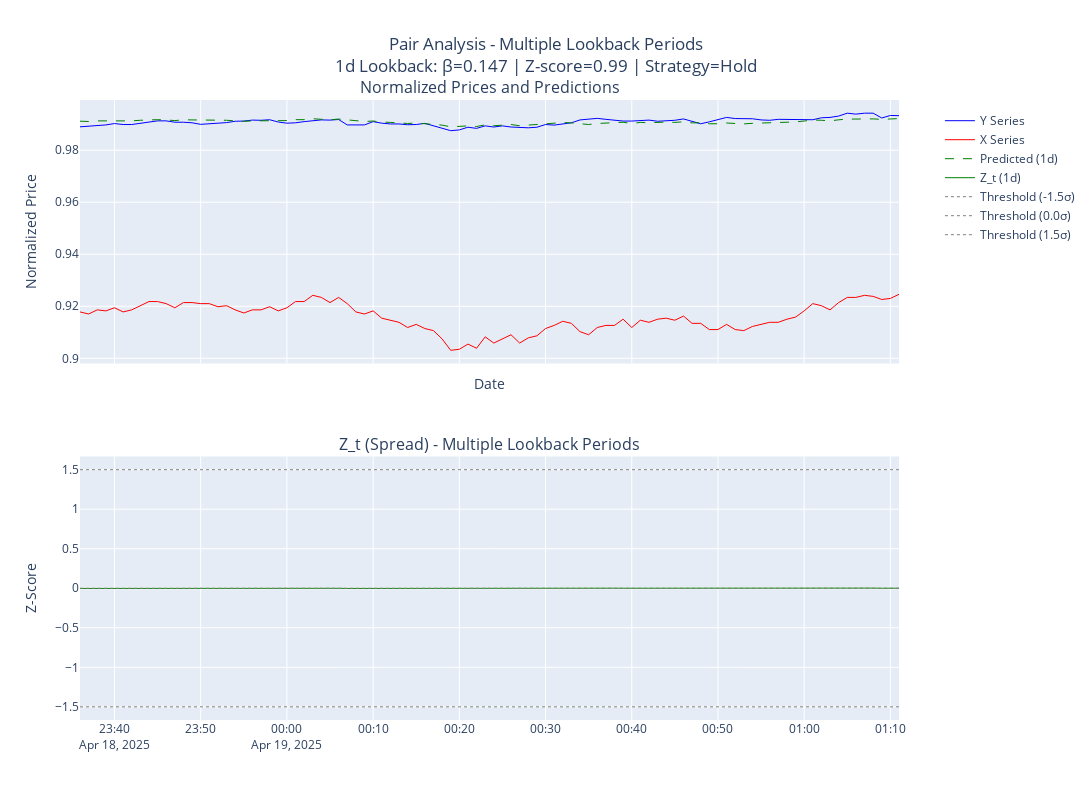

This figure's notebook cell:
### Code cell
import plotly.graph_objects as go
from plotly.subplots import make_subplots
import pandas as pd

def plot_cointegration_analysis(y_col, x_col, lookback_days=[3, 5, 7, 14], signal_days=3, z_score_threshold=1.5):
    """
    Plot cointegration analysis for multiple lookback periods with shared x-axis.
    
    Parameters:
    -----------
    y_col, x_col : pd.Series
        Price series to analyze
    lookback_days : list
        List of lookback periods to compare
    signal_days : int
        Days to analyze for recent signals
    z_score_threshold : float
        Z-score threshold for signals
    """
    # Store results for each lookback period
    results = []
    colors = ['green', 'purple', 'orange', 'brown']
    
    # Get maximum lookback period for x-axis alignment
    max_lookback = max(lookback_days) * 24 * 4
    
    # Prepare price series
    y_col = y_col.tail(max_lookback)
    x_col = x_col.tail(max_lookback)
    
    # Create subplots with shared x-axis
    fig = make_subplots(
        rows=2, cols=1,
        shared_xaxes=True,
        vertical_spacing=0.15,
        subplot_titles=['Normalized Prices and Predictions', 'Z_t (Spread) - Multiple Lookback Periods'],
        row_heights=[0.5, 0.5]
    )
    
    # Plot 1: Original price series
    fig.add_trace(
        go.Scatter(
            x=y_col.index,
            y=y_col,
            name='Y Series',
            line=dict(color='blue', width=1)
        ),
        row=1, col=1
    )
    
    fig.add_trace(
        go.Scatter(
            x=x_col.index,
            y=x_col,
            name='X Series',
            line=dict(color='red', width=1)
        ),
        row=1, col=1
    )
    
    # Analyze each lookback period
    summary_text = []
    for lookback, color in zip(lookback_days, colors):
        result = analyze_pair_cointegration(
            y_col, x_col,
            lookback_days=lookback,
            signal_days=signal_days,
            z_score_threshold=z_score_threshold
        )
        results.append(result)
        
        # Add predictions to first plot
        fig.add_trace(
            go.Scatter(
                x=result['Predictions'].index,
                y=result['Predictions'],
                name=f'Predicted ({lookback}d)',
                line=dict(color=color, dash='dash', width=1)
            ),
            row=1, col=1
        )
        
        # Add Z_t series to second plot
        z_t_series = pd.Series(result['Z_t'], index=y_col.index[-len(result['Z_t']):])
        fig.add_trace(
            go.Scatter(
                x=z_t_series.index,
                y=z_t_series,
                name=f'Z_t ({lookback}d)',
                line=dict(color=color, width=1)
            ),
            row=2, col=1
        )
        
        # Add summary statistics
        summary = (
            f"{lookback}d Lookback: "
            f"β={result['Beta']:.3f} | "
            f"Z-score={result['Current_Z_score']:.2f} | "
            f"Strategy={result['Strategy']}"
        )
        summary_text.append(summary)
        
        # Add threshold lines for the most recent period
        if lookback == lookback_days[-1]:
            for threshold in [-z_score_threshold, 0, z_score_threshold]:
                fig.add_trace(
                    go.Scatter(
                        x=z_t_series.index,
                        y=[threshold] * len(z_t_series),
                        name=f'Threshold ({threshold:.1f}σ)',
                        line=dict(color='gray', dash='dot', width=1),
                        showlegend=True
                    ),
                    row=2, col=1
                )
    
    # Update layout
    title_text = (
        "Pair Analysis - Multiple Lookback Periods<br>" +
        "<br>".join(summary_text)
    )
    
    fig.update_layout(
        title=dict(
            text=title_text,
            x=0.5,
            xanchor='center'
        ),
        width=1200,
        height=800,
        showlegend=True,
        legend=dict(
            yanchor="top",
            y=0.99,
            xanchor="left",
            x=1.05
        ),
        xaxis_title="Date",
        yaxis_title="Normalized Price",
        yaxis2_title="Z-Score"
    )
    
    # Update y-axes labels
    fig.update_yaxes(title_text="Normalized Price", row=1, col=1)
    fig.update_yaxes(title_text="Z-Score", row=2, col=1)
    
    return fig, results

# Example usage:
def analyze_trading_pair(candle1, candle2, lookback_days=[3, 5, 7, 14]):
    """
    Analyze and plot a trading pair with multiple lookback periods.
    """
    # Get normalized price series
    y_prices = candle1.data["close"].pct_change().add(1).cumprod()
    x_prices = candle2.data["close"].pct_change().add(1).cumprod()
    
    # Create analysis plot
    fig, results = plot_cointegration_analysis(
        y_prices, 
        x_prices, 
        lookback_days=lookback_days
    )
    
    # Print detailed analysis for the longest lookback period
    latest_result = results[-1]
    print(f"\nDetailed Analysis (Lookback: {lookback_days[-1]} days)")
    print("=" * 50)
    print(f"Cointegration P-Value: {latest_result['P-Value']:.4f}")
    print(f"Beta: {latest_result['Beta']:.4f}")
    print(f"Current Z-score: {latest_result['Current_Z_score']:.2f}")
    print(f"Strategy: {latest_result['Strategy']}")
    print(f"Confidence: {latest_result['Confidence']:.2%}")
    
    if latest_result['Strategy'] != "Hold":
        print("\nTrading Levels:")
        print(f"Entry Price: {latest_result['Entry_Price']:.2f}")
        print(f"Target Price: {latest_result['Target_Price']:.2f}")
        print(f"Stop Price: {latest_result['Stop_Price']:.2f}")
    
    return fig, results

# Run analysis
fig, results = analyze_trading_pair(candles[0], candles[1], lookback_days=[1])
fig.show()
